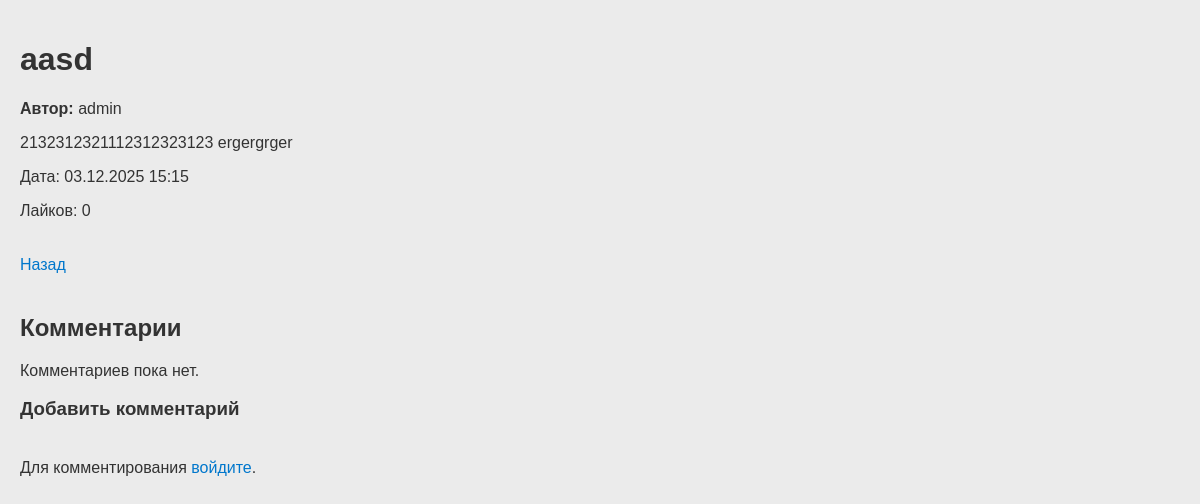
Screenshot of /posts/post/4/ with the database file from the repository.
### posts/models.py (models this page shows, shortened)
class Post(models.Model):
    name = models.CharField(max_length=255)
    category = models.ForeignKey(Category, on_delete=models.CASCADE, related_name='posts')
    author = models.ForeignKey(User, on_delete=models.CASCADE, related_name='posts')
    text = models.TextField()
    likes = models.ManyToManyField(User, related_name='liked_posts', blank=True)
    created_at = models.DateTimeField(auto_now_add=True)

### posts/views.py (the view)
# urls.py: path('post/<int:pk>/', views.post_detail, name='post_detail'),
def post_detail(request, pk):
    post = get_object_or_404(Post, pk=pk)
    comments = post.comments.all().order_by('-created_at')
    if request.method == "POST":
        if not request.user.is_authenticated:
            return redirect('/accounts/login/')
        form = CommentForm(request.POST)
        if form.is_valid():
            comment = form.save(commit=False)
            comment.post = post
            comment.author = request.user
            comment.save()
            return redirect('post_detail', pk)
    else:
        form = CommentForm()
    return render(request, 'posts/post_detail.html', {
        'post': post,
        'comments': comments,
        'form': form
    })

### posts/templates/posts/post_detail.html (shortened to what this page needs)
{% load static %}
<!DOCTYPE html>
<html lang="ru">
<head>
    <link rel="stylesheet" href="{% static 'posts/post_detail.css' %}">
</head>
<body>
<h1>{{ post.name }}</h1>
<div class="post-card">
    <p><b>Автор:</b> {{ post.author.username }}</p>
    <p>{{ post.text }}</p>
    <p>Дата: {{ post.created_at|date:"d.m.Y H:i" }}</p>
    <p>Лайков: {{ post.likes.count }}</p>
</div>
<a href="{% url 'category_detail' post.category.id %}">Назад</a>
<h2>Комментарии</h2>
{% for comment in comments %}
<div class="comment-card">
    <p><b>{{ comment.author.username }}</b> написал:</p>
    <p>{{ comment.text }}</p>
    <p>Дата: {{ comment.created_at|date:"d.m.Y H:i" }}</p>
    <p>Лайков: {{ comment.likes.count }}</p>
    {% if user == comment.author or user.is_staff %}
    <form action="{% url 'delete_comment' comment.id %}" method="post">
        {% csrf_token %}
        <button type="submit" class="btn-delete">Удалить</button>
    </form>
    {% endif %}
</div>
{% empty %}
<p>Комментариев пока нет.</p>
{% endfor %}
<h3>Добавить комментарий</h3>
{% if user.is_authenticated %}
<form method="post" class="comment-form">
    {% csrf_token %}
    {{ form.as_p }}
    <button type="submit">Отправить</button>
</form>
{% else %}
<p>Для комментирования <a href="/accounts/login/">войдите</a>.</p>
{% endif %}
</body>
</html>

### posts/static/posts/post_detail.css (style rules this page uses)
body { font-family: Arial, sans-serif; background: #ebebeb; margin: 0; padding: 20px; color: #333; }
a { display: inline-block; margin: 20px auto; text-align: center; font-size: 16px; color: #0077cc; text-decoration: none; }

### rows the page displays
Post: name "aasd", author.username "admin", text "2132312321112312323123 ergergrger", created_at "03.12.2025 15:15", likes.count "0"
